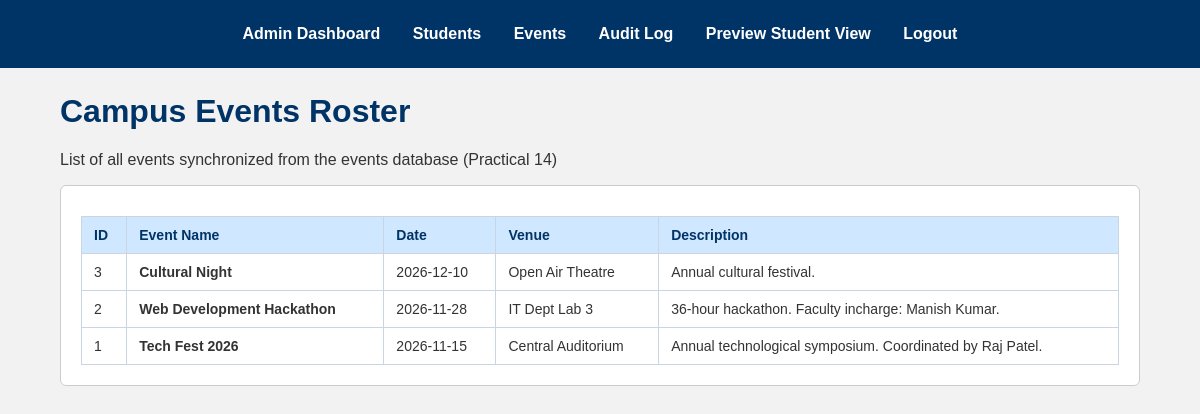
Screenshot of /events.php (signed in) with the database file from the repository.
### tables this page shows
CREATE TABLE IF NOT EXISTS events (
    event_id INT AUTO_INCREMENT PRIMARY KEY,
    event_name VARCHAR(150) NOT NULL,
    event_date DATE NOT NULL,
    venue VARCHAR(150) NOT NULL,
    description TEXT,
    poster VARCHAR(255) DEFAULT NULL,
    created_at TIMESTAMP DEFAULT CURRENT_TIMESTAMP
);

### events.php (the view, shortened to what this page needs)
<?php
require_once "db.php";
$result = $eventsConn->query(
    "SELECT event_id, event_name, event_date, venue, description
     FROM events
     ORDER BY event_date DESC"
);
?>
<!DOCTYPE html>
<html lang="en">
<head>
    <link rel="stylesheet" href="style.css">
</head>
<body>
    <?php include "menu.php"; ?>
    <main class="container">
        <h1>Campus Events Roster</h1>
        <p>List of all events synchronized from the events database (Practical 14)</p>
        <div class="panel table-container">
            <table>
                <thead>
                    <tr>
                        <th>ID</th>
                        <th>Event Name</th>
                        <th>Date</th>
                        <th>Venue</th>
                        <th>Description</th>
                    </tr>
                </thead>
                <tbody>
                <?php if ($result && $result->num_rows > 0): ?>
                    <?php while ($event = $result->fetch_assoc()): ?>
                        <tr>
                            <td><?= (int) $event["event_id"] ?></td>
                            <td><strong><?= htmlspecialchars($event["event_name"]) ?></strong></td>
                            <td><?= htmlspecialchars($event["event_date"]) ?></td>
                            <td><?= htmlspecialchars($event["venue"]) ?></td>
                            <td><?= htmlspecialchars($event["description"] ?? "-") ?></td>
                        </tr>
                    <?php endwhile; ?>
                <?php else: ?>
                    <tr><td colspan="5" style="text-align: center; padding: 20px;">No events found in events database.</td></tr>
                <?php endif; ?>
                </tbody>
            </table>
        </div>
    </main>
</body>
</html>

### style.css (style rules this page uses)
body { background-color: #f2f2f2; font-family: Arial, sans-serif; color: #333; margin: 0; }
.container { width: 90%; max-width: 1200px; margin: 25px auto; }
h1, h2 { color: #003366; }
.stat-card, .panel { background-color: white; padding: 20px; border: 1px solid #ccc; box-sizing: border-box; border-radius: 6px; }
.table-container { overflow-x: auto; }
table { width: 100%; border-collapse: collapse; background-color: white; margin-top: 10px; }
th, td { border: 1px solid #cbd5e1; padding: 10px 12px; text-align: left; font-size: 14px; }
th { background-color: #cfe8ff; color: #003366; font-weight: bold; }

### rows the page displays
events: event_id "3", event_name "Cultural Night", event_date "2026-12-10", venue "Open Air Theatre", description "Annual cultural festival."
events: event_id "2", event_name "Web Development Hackathon", event_date "2026-11-28", venue "IT Dept Lab 3", description "36-hour hackathon. Faculty incharge: Manish Kumar."
events: event_id "1", event_name "Tech Fest 2026", event_date "2026-11-15", venue "Central Auditorium", description "Annual technological symposium. Coordinated by Raj Patel."
